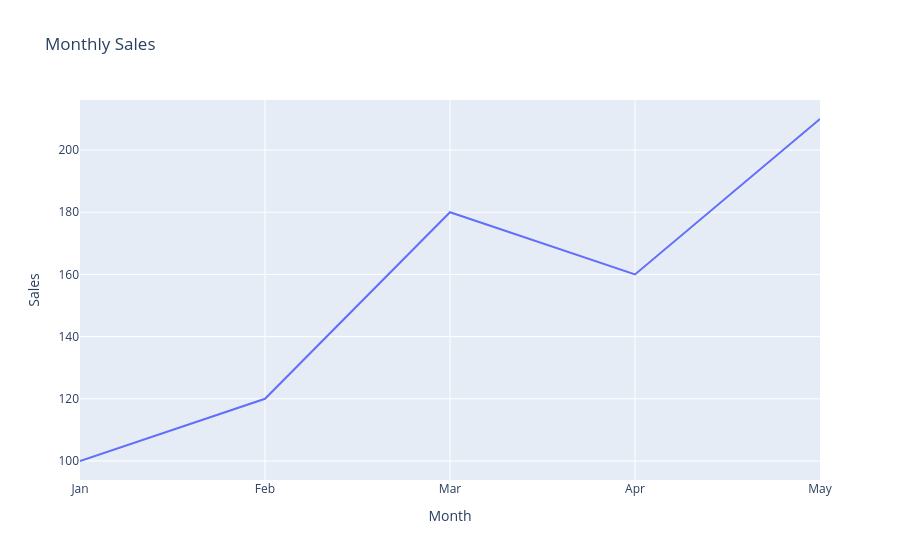

Here is the notebook cell this chart was saved with:
### Markdown cell above
**Code Cell 3**

### Code cell
# # First Interactive Chart
# Let's create our first Plotly chart.

# ============================================================
# Simple Line Chart
# ============================================================

import pandas as pd

df = pd.DataFrame({

    "Month": ["Jan","Feb","Mar","Apr","May"],

    "Sales": [100,120,180,160,210]

})

fig = px.line(

    df,

    x="Month",

    y="Sales",

    title="Monthly Sales"

)

fig.show()

### Figure 1 — Plotly figure (JSON) as saved in the notebook; plotly's stock layout.template omitted (floating-point values rounded to 4 significant figures)
{"data": [{"hovertemplate": "Month=%{x}<br>Sales=%{y}<extra></extra>", "legendgroup": "", "line": {"color": "#636efa", "dash": "solid"}, "marker": {"symbol": "circle"}, "mode": "lines", "name": "", "orientation": "v", "showlegend": false, "type": "scatter", "x": ["Jan", "Feb", "Mar", "Apr", "May"], "xaxis": "x", "y": [100, 120, 180, 160, 210], "yaxis": "y"}], "layout": {"legend": {"tracegroupgap": 0}, "title": {"text": "Monthly Sales"}, "xaxis": {"anchor": "y", "domain": [0, 1], "title": {"text": "Month"}}, "yaxis": {"anchor": "x", "domain": [0, 1], "title": {"text": "Sales"}}}}
